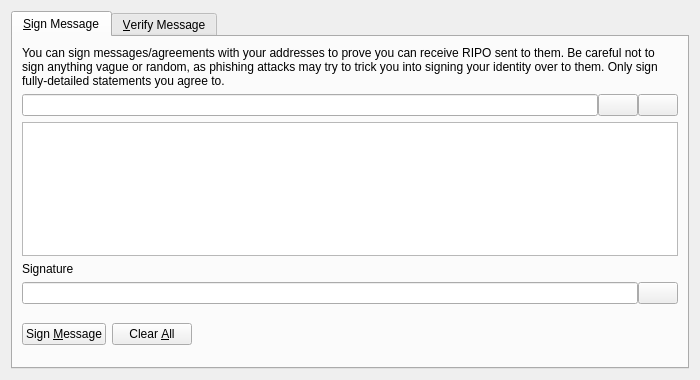
<?xml version="1.0" encoding="UTF-8"?>
<ui version="4.0">
 <class>SignVerifyMessageDialog</class>
 <widget class="QDialog" name="SignVerifyMessageDialog">
  <property name="geometry">
   <rect>
    <x>0</x>
    <y>0</y>
    <width>700</width>
    <height>380</height>
   </rect>
  </property>
  <property name="windowTitle">
   <string>Signatures - Sign / Verify a Message</string>
  </property>
  <property name="modal">
   <bool>true</bool>
  </property>
  <layout class="QVBoxLayout" name="verticalLayout">
   <item>
    <widget class="QTabWidget" name="tabWidget">
     <property name="currentIndex">
      <number>0</number>
     </property>
     <widget class="QWidget" name="tabSignMessage">
      <attribute name="title">
       <string>&amp;Sign Message</string>
      </attribute>
      <layout class="QVBoxLayout" name="verticalLayout_SM">
       <item>
        <widget class="QLabel" name="infoLabel_SM">
         <property name="text">
          <string>You can sign messages/agreements with your addresses to prove you can receive RIPO sent to them. Be careful not to sign anything vague or random, as phishing attacks may try to trick you into signing your identity over to them. Only sign fully-detailed statements you agree to.</string>
         </property>
         <property name="textFormat">
          <enum>Qt::PlainText</enum>
         </property>
         <property name="wordWrap">
          <bool>true</bool>
         </property>
        </widget>
       </item>
       <item>
        <layout class="QHBoxLayout" name="horizontalLayout_1_SM">
         <property name="spacing">
          <number>0</number>
         </property>
         <item>
          <widget class="QValidatedLineEdit" name="addressIn_SM">
           <property name="toolTip">
            <string>The RIPO address to sign the message with</string>
           </property>
          </widget>
         </item>
         <item>
          <widget class="QPushButton" name="addressBookButton_SM">
           <property name="toolTip">
            <string>Choose previously used address</string>
           </property>
           <property name="text">
            <string/>
           </property>
           <property name="shortcut">
            <string>Alt+A</string>
           </property>
           <property name="autoDefault">
            <bool>false</bool>
           </property>
          </widget>
         </item>
         <item>
          <widget class="QPushButton" name="pasteButton_SM">
           <property name="toolTip">
            <string>Paste address from clipboard</string>
           </property>
           <property name="text">
            <string/>
           </property>
           <property name="shortcut">
            <string>Alt+P</string>
           </property>
           <property name="autoDefault">
            <bool>false</bool>
           </property>
          </widget>
         </item>
        </layout>
       </item>
       <item>
        <widget class="QPlainTextEdit" name="messageIn_SM">
         <property name="toolTip">
          <string>Enter the message you want to sign here</string>
         </property>
        </widget>
       </item>
       <item>
        <widget class="QLabel" name="signatureLabel_SM">
         <property name="text">
          <string>Signature</string>
         </property>
         <property name="textFormat">
          <enum>Qt::PlainText</enum>
         </property>
        </widget>
       </item>
       <item>
        <layout class="QHBoxLayout" name="horizontalLayout_2_SM">
         <property name="spacing">
          <number>0</number>
         </property>
         <item>
          <widget class="QLineEdit" name="signatureOut_SM">
           <property name="font">
            <font>
             <italic>true</italic>
            </font>
           </property>
           <property name="readOnly">
            <bool>true</bool>
           </property>
          </widget>
         </item>
         <item>
          <widget class="QPushButton" name="copySignatureButton_SM">
           <property name="toolTip">
            <string>Copy the current signature to the system clipboard</string>
           </property>
           <property name="text">
            <string/>
           </property>
           <property name="autoDefault">
            <bool>false</bool>
           </property>
          </widget>
         </item>
        </layout>
       </item>
       <item>
        <layout class="QHBoxLayout" name="horizontalLayout_3_SM">
         <item>
          <widget class="QPushButton" name="signMessageButton_SM">
           <property name="toolTip">
            <string>Sign the message to prove you own this RIPO address</string>
           </property>
           <property name="text">
            <string>Sign &amp;Message</string>
           </property>
           <property name="autoDefault">
            <bool>false</bool>
           </property>
          </widget>
         </item>
         <item>
          <widget class="QPushButton" name="clearButton_SM">
           <property name="toolTip">
            <string>Reset all sign message fields</string>
           </property>
           <property name="text">
            <string>Clear &amp;All</string>
           </property>
           <property name="autoDefault">
            <bool>false</bool>
           </property>
          </widget>
         </item>
         <item>
          <spacer name="horizontalSpacer_1_SM">
           <property name="orientation">
            <enum>Qt::Horizontal</enum>
           </property>
           <property name="sizeHint" stdset="0">
            <size>
             <width>40</width>
             <height>48</height>
            </size>
           </property>
          </spacer>
         </item>
         <item>
          <widget class="QLabel" name="statusLabel_SM">
           <property name="font">
            <font>
             <weight>75</weight>
             <bold>true</bold>
            </font>
           </property>
           <property name="text">
            <string/>
           </property>
           <property name="wordWrap">
            <bool>true</bool>
           </property>
          </widget>
         </item>
         <item>
          <spacer name="horizontalSpacer_2_SM">
           <property name="orientation">
            <enum>Qt::Horizontal</enum>
           </property>
           <property name="sizeHint" stdset="0">
            <size>
             <width>40</width>
             <height>48</height>
            </size>
           </property>
          </spacer>
         </item>
        </layout>
       </item>
      </layout>
     </widget>
     <widget class="QWidget" name="tabVerifyMessage">
      <attribute name="title">
       <string>&amp;Verify Message</string>
      </attribute>
      <layout class="QVBoxLayout" name="verticalLayout_VM">
       <item>
        <widget class="QLabel" name="infoLabel_VM">
         <property name="text">
          <string>Enter the receiver's address, message (ensure you copy line breaks, spaces, tabs, etc. exactly) and signature below to verify the message. Be careful not to read more into the signature than what is in the signed message itself, to avoid being tricked by a man-in-the-middle attack. Note that this only proves the signing party receives with the address, it cannot prove sendership of any transaction!</string>
         </property>
         <property name="textFormat">
          <enum>Qt::PlainText</enum>
         </property>
         <property name="alignment">
          <set>Qt::AlignLeading|Qt::AlignLeft|Qt::AlignTop</set>
         </property>
         <property name="wordWrap">
          <bool>true</bool>
         </property>
        </widget>
       </item>
       <item>
        <layout class="QHBoxLayout" name="horizontalLayout_1_VM">
         <property name="spacing">
          <number>0</number>
         </property>
         <item>
          <widget class="QValidatedLineEdit" name="addressIn_VM">
           <property name="toolTip">
            <string>The RIPO address the message was signed with</string>
           </property>
          </widget>
         </item>
         <item>
          <widget class="QPushButton" name="addressBookButton_VM">
           <property name="toolTip">
            <string>Choose previously used address</string>
           </property>
           <property name="text">
            <string/>
           </property>
           <property name="shortcut">
            <string>Alt+A</string>
           </property>
           <property name="autoDefault">
            <bool>false</bool>
           </property>
          </widget>
         </item>
        </layout>
       </item>
       <item>
        <widget class="QPlainTextEdit" name="messageIn_VM"/>
       </item>
       <item>
        <widget class="QValidatedLineEdit" name="signatureIn_VM"/>
       </item>
       <item>
        <layout class="QHBoxLayout" name="horizontalLayout_2_VM">
         <item>
          <widget class="QPushButton" name="verifyMessageButton_VM">
           <property name="toolTip">
            <string>Verify the message to ensure it was signed with the specified RIPO address</string>
           </property>
           <property name="text">
            <string>Verify &amp;Message</string>
           </property>
           <property name="autoDefault">
            <bool>false</bool>
           </property>
          </widget>
         </item>
         <item>
          <widget class="QPushButton" name="clearButton_VM">
           <property name="toolTip">
            <string>Reset all verify message fields</string>
           </property>
           <property name="text">
            <string>Clear &amp;All</string>
           </property>
           <property name="autoDefault">
            <bool>false</bool>
           </property>
          </widget>
         </item>
         <item>
          <spacer name="horizontalSpacer_1_VM">
           <property name="orientation">
            <enum>Qt::Horizontal</enum>
           </property>
           <property name="sizeHint" stdset="0">
            <size>
             <width>40</width>
             <height>48</height>
            </size>
           </property>
          </spacer>
         </item>
         <item>
          <widget class="QLabel" name="statusLabel_VM">
           <property name="font">
            <font>
             <weight>75</weight>
             <bold>true</bold>
            </font>
           </property>
           <property name="text">
            <string/>
           </property>
           <property name="wordWrap">
            <bool>true</bool>
           </property>
          </widget>
         </item>
         <item>
          <spacer name="horizontalSpacer_2_VM">
           <property name="orientation">
            <enum>Qt::Horizontal</enum>
           </property>
           <property name="sizeHint" stdset="0">
            <size>
             <width>40</width>
             <height>48</height>
            </size>
           </property>
          </spacer>
         </item>
        </layout>
       </item>
      </layout>
     </widget>
    </widget>
   </item>
  </layout>
 </widget>
 <customwidgets>
  <customwidget>
   <class>QValidatedLineEdit</class>
   <extends>QLineEdit</extends>
   <header>qvalidatedlineedit.h</header>
  </customwidget>
 </customwidgets>
 <resources>
  <include location="../ripoffcoin.qrc"/>
 </resources>
 <connections/>
</ui>
